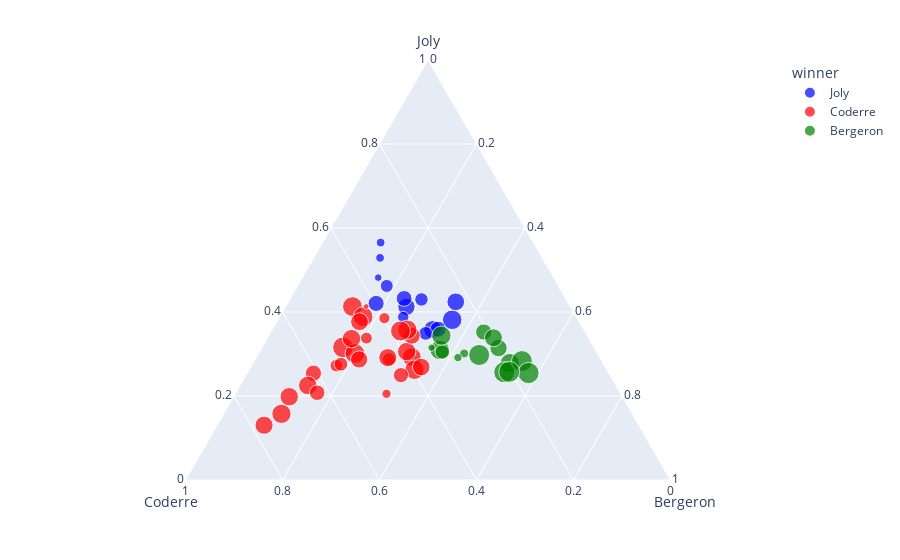

Notebook cell for this chart:
### Code cell
import plotly.express as px
df = px.data.election()
fig = px.scatter_ternary(df, a="Joly", b="Coderre", c="Bergeron", hover_name="district",
    color="winner", size="total", size_max=15,
    color_discrete_map = {"Joly": "blue", "Bergeron": "green", "Coderre":"red"} )
fig.show()

### Figure 1 — Plotly figure (JSON) as saved in the notebook; plotly's stock layout.template omitted (floating-point values rounded to 4 significant figures)
{"data": [{"a": [3024, 2675, 3578, 2849, 1894, 2282, 1636, 3262, 2648, 1266, 1908, 998, 1068, 690], "b": [2481, 2525, 2432, 2476, 1451, 1906, 1548, 1773, 2040, 1165, 1325, 631, 595, 518], "c": [1829, 1163, 3368, 2631, 754, 2169, 1503, 2653, 1437, 832, 1205, 258, 226, 224], "hovertemplate": "<b>%{hovertext}</b><br><br>winner=Joly<br>Joly=%{a}<br>Coderre=%{b}<br>Bergeron=%{c}<br>total=%{marker.size}<extra></extra>", "hovertext": ["101-Bois-de-Liesse", "102-Cap-Saint-Jacques", "161-Saint-HenriPetite-BourgognePointe-Saint-Charles", "172-Desmarchais-Crawford", "181-Peter-McGill", "182-Saint-Jacques", "33-Snowdon", "34-Notre-Dame-de-Grâce", "35-Loyola", "41-du Canal", "43-Fort-Rolland", "61-Pierre-Foretier", "62-Denis-Benjamin-Viger", "63-Jacques-Bizard"], "legendgroup": "Joly", "marker": {"color": "blue", "size": [7334, 6363, 9378, 7956, 4099, 6357, 4687, 7688, 6125, 3263, 4438, 1887, 1889, 1432], "sizemode": "area", "sizeref": 49.11, "symbol": "circle"}, "mode": "markers", "name": "Joly", "showlegend": true, "subplot": "ternary", "type": "scatterternary"}, {"a": [2532, 2543, 3330, 2852, 1656, 2431, 2081, 3959, 2822, 1641, 1908, 2438, 3291, 1220, 2039, 1402, 1076, 1172, 1286, 1232, 1157, 3717, 2943, 326, 3454, 2338, 1435, 1051, 423], "b": [3348, 3252, 5456, 4734, 5737, 3673, 3612, 4308, 4104, 3931, 5387, 2566, 3347, 3668, 2878, 2420, 2184, 1589, 2526, 1873, 1193, 4201, 3536, 332, 3694, 3509, 6591, 6229, 996], "c": [2770, 2521, 1760, 1879, 958, 3155, 1554, 1320, 1459, 882, 1184, 2092, 2562, 984, 2666, 1793, 691, 708, 851, 1182, 653, 1642, 1330, 131, 2589, 2178, 1085, 780, 643], "hovertemplate": "<b>%{hovertext}</b><br><br>winner=Coderre<br>Joly=%{a}<br>Coderre=%{b}<br>Bergeron=%{c}<br>total=%{marker.size}<extra></extra>", "hovertext": ["11-Sault-au-Récollet", "12-Saint-Sulpice", "121-La Pointe-aux-Prairies", "122-Pointe-aux-Trembles", "123-Rivière-des-Prairies", "134-Marie-Victorin", "14-Bordeaux-Cartierville", "141-Côte-de-Liesse", "142-Norman-McLaren", "151-Saint-Léonard-Est", "152-Saint-Léonard-Ouest", "162-Saint-PaulÉmard", "171-ChamplainL'Île-des-Soeurs", "191-Saint-Michel", "192-François-Perrault", "194-Parc-Extension", "21-Ouest", "22-Est", "23-Centre", "31-Darlington", "42-J.-Émery-Provost", "51-Sault-Saint-Louis", "52-Cecil-P.-Newman", "64-Sainte-Geneviève", "71-Tétreaultville", "74-Louis-Riel", "81-Marie-Clarac", "82-Ovide-Clermont", "91-Claude-Ryan"], "legendgroup": "Coderre", "marker": {"color": "red", "size": [8650, 8316, 10546, 9465, 8351, 9259, 7247, 9587, 8385, 6454, 8479, 7096, 9200, 5872, 7583, 5615, 3951, 3469, 4663, 4287, 3003, 9560, 7809, 789, 9737, 8025, 9111, 8060, 2062], "sizemode": "area", "sizeref": 49.11, "symbol": "circle"}, "mode": "markers", "name": "Coderre", "showlegend": true, "subplot": "ternary", "type": "scatterternary"}, {"a": [2514, 3044, 2316, 2873, 2815, 2788, 3234, 2271, 2782, 1578, 3139, 2675, 592, 419, 489], "b": [1734, 1770, 1455, 2979, 1827, 2331, 2670, 1347, 2201, 1644, 2746, 1546, 540, 446, 491], "c": [4782, 5933, 3599, 3430, 6408, 5748, 4962, 2827, 5819, 1950, 3250, 3679, 833, 465, 698], "hovertemplate": "<b>%{hovertext}</b><br><br>winner=Bergeron<br>Joly=%{a}<br>Coderre=%{b}<br>Bergeron=%{c}<br>total=%{marker.size}<extra></extra>", "hovertext": ["111-Mile-End", "112-DeLorimier", "113-Jeanne-Mance", "13-Ahuntsic", "131-Saint-Édouard", "132-Étienne-Desmarteau", "133-Vieux-Rosemont", "183-Sainte-Marie", "193-Villeray", "32-Côte-des-Neiges", "72-MaisonneuveLongue-Pointe", "73-Hochelaga", "92-Joseph-Beaubien", "93-Robert-Bourassa", "94-Jeanne-Sauvé"], "legendgroup": "Bergeron", "marker": {"color": "green", "size": [9030, 10747, 7370, 9282, 11050, 10867, 10866, 6445, 10802, 5172, 9135, 7900, 1965, 1330, 1678], "sizemode": "area", "sizeref": 49.11, "symbol": "circle"}, "mode": "markers", "name": "Bergeron", "showlegend": true, "subplot": "ternary", "type": "scatterternary"}], "layout": {"legend": {"itemsizing": "constant", "title": {"text": "winner"}, "tracegroupgap": 0}, "margin": {"t": 60}, "ternary": {"aaxis": {"title": {"text": "Joly"}}, "baxis": {"title": {"text": "Coderre"}}, "caxis": {"title": {"text": "Bergeron"}}, "domain": {"x": [0, 1], "y": [0, 1]}}}}
